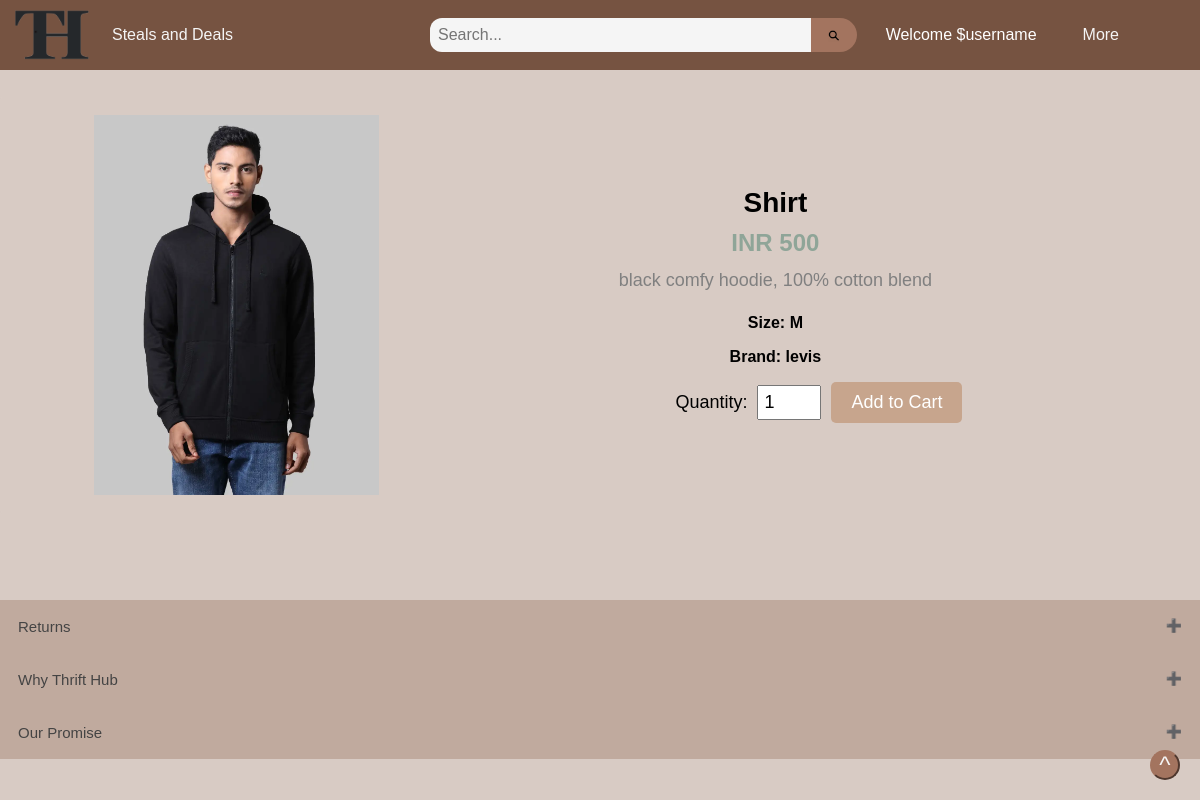
Page /product.php?product_id=26 on the committed database.
### tables this page shows
CREATE TABLE `product` (
  `product_id` int(15) NOT NULL,
  `product_name` varchar(64) NOT NULL,
  `category_id` int(15) NOT NULL,
  `description` text NOT NULL,
  `price` int(20) NOT NULL,
  `image_url` varchar(500) NOT NULL,
  `seller` varchar(50) NOT NULL,
  `brand` varchar(50) NOT NULL,
  `size` varchar(20) NOT NULL
);

### product.php (the view, shortened to what this page needs)
<?php
  $servername = "localhost";
  $username = "root";
  $password = "";
  $dbname = "thrift_hub";
  $conn = mysqli_connect($servername, $username, $password, $dbname);
  $product_id = $_GET['product_id'];
  $sql = "SELECT * FROM product WHERE product_id = $product_id";
  $result = mysqli_query($conn, $sql);
?>
<!DOCTYPE html>
<html>
  <head>
    <link rel="stylesheet" type="text/css" href="img\style.css">
    <link rel="stylesheet" type="text/css" href="img\nav.css">
  </head>
  <body bgcolor= "#d8cbc4">
  <nav>
        <div id="logo">
          <a href="homepage.php">
              <img src="img\logo.png" alt="Thrift Shopping logo" width="20%" height="20%">
          </a>
          <span id="tagline">Steals and Deals</span>
        </div>
        <form class="search-form" action="search.php" method="GET">
          <input type="text" name="query" placeholder="Search...">
          <button type="submit" ><img src="img\search-icon.png" alt="Search Icon" id="nav-search-button-img"></button>
        </form>
        <p style = "padding-right:30px; color:white;">Welcome $username</p>
        <div class="dropdown">
              <button class="dropbtn">More
              </button>
            </div>
    </nav>
  <?php
if (mysqli_num_rows($result) == 0) {
    echo "Product not found.";
  } else {
    $row = mysqli_fetch_assoc($result);
    $p_name = $row["product_name"];
    $price = $row["price"];
    $image = $row["image_url"];
    $description = $row["description"];
    $size = $row["size"];
    $brand = $row["brand"];
  }
  ?>
<div class="product-container">
  <div class="product-image">
    <img src="<?php echo $image ?>" alt="<?php echo $p_name ?>">
  </div>
  <div class="product-info">
    <h2><?php echo $p_name ?></h2>
    <p class="product-price">INR <?php echo $price ?></p>
    <p class="product-description"><?php echo $description?></p>
    <p class="product-size">Size: <?php echo $size?></p>
    <p class="product-brand">Brand: <?php echo $brand?></p>
    <form action="" method="post">
      <label for="quantity">Quantity:</label>
      <input type="number" id="quantity" name="quantity" min="1" max="10" value="1">
      <button type="submit" class="btn-add-to-cart">Add to Cart</button>
    </form>
  </div>
</div>
    <br>
    <br>
    <br>
    <button type="button" class="collapsible">Returns</button>
<button type="button" class="collapsible">Why Thrift Hub</button>
<button type="button" class="collapsible">Our Promise</button>
    <footer>
      <button class="top" onclick="topFunction()" id="back-to-top">^</button>
    </footer>
    <br>
  </body>
</html>

### img/style.css (style rules this page uses)
body { margin: 0; font-family: Arial, sans-serif; overflow-y: auto; }
footer { position: fixed; bottom: 20px; right: 20px; z-index: 13; }
.top { width: 30px; height: 30px; border-radius: 15px; font-size: 24px; font-family: "Arial"; color: whitesmoke; background-color: #a3745f; border-color: #a3745f; cursor: pointer; z-index: 40; display: flex; justify-content: center; align-items: center; }
.product-info { position: relative; text-align:center; margin-left: 75%; z-index: 30; }
@media screen and (prefers-reduced-motion: no-preference) { html { scroll-behavior: smooth; } }

### img/nav.css (style rules this page uses)
#logo { flex: 1; position: absolute; z-index: 10; top: 1%; left: 1%; }
#tagline { color: whitesmoke; flex: 1; position: absolute; z-index: 11; top: 30%; left: 25%; }
.search-form { padding-left:425px; flex: 3; display: flex; justify-content: flex-star; align-items: center; }
.search-form input[type="text"] { width: 375px; padding: 8px; border-radius: 12px 0 0 12px; border: none; outline: none; font-size: 16px; background-color: whitesmoke; color: #333; }
.search-form button[type="submit"] { height: 20px; padding: 17px; margin-left: -10px; border-radius: 12px 0 0 12px; border: none; outline: none; background-color: #a3745f; color: #fff; cursor: pointer; border-radius: 0 20px 20px 0; }
#nav-search-button-img { width: 12px; height: 12px; position: relative; bottom: 5px; left: 5; margin: 0%; }
nav { height: 50px; display:flex; justify-content: space-between; align-items: center; padding: 10px 5px; background-color: #765341; }
.dropdown { align-items: right; margin-right: 60px; float: left; overflow: hidden; }
.dropdown .dropbtn { border-radius: 10px; font-size: 16px; border: none; outline: none; color: whitesmoke; padding: 14px 16px; background-color: inherit; font-family: inherit; margin: 0; }

### product.php (style rules this page uses)
.product-container { display: flex; align-items: center; justify-content: space-between; margin-bottom: 30px; width: 30%; margin-top:2%; background-color: #d8cbc4; border: 1px solid #d8cbc4; border-radius: 5px; padding: 20px; box-sizing: border-box; }
.product-image { margin-left:5%; width: 400px; min-width: 400px; }
.product-image img { max-width: 400px; height: 380px; display: block; margin: 0 auto; }
.product-info { width: 60%; min-width: 200px; max-width:600px; margin-left: 30px; }
.product-info h2 { font-size: 28px; margin: 0 0 10px; }
.product-price { color: #8fa598; font-size: 24px; font-weight: bold; margin: 0 0 10px; }
.product-description { width: 200%; max-width:900px; color: #808080; font-size: 18px; margin: 0 -100px 20px; text-align: center; line-height: 1.5; }
.product-size { font-weight:bold; }
.product-brand { font-weight:bold; }
form { display: flex; align-items: center; width:295px; }
label { font-size: 18px; margin-right: 10px; }
input[type="number"] { width: 50px; font-size: 18px; padding: 5px; margin-right: 10px; }
.btn-add-to-cart { display:flex; max-width:300px; padding: 10px 20px; font-size: 18px; color: #fff; background-color: #c7a58d; border: none; border-radius: 5px; cursor: pointer; }
.collapsible { background-color: #c0aa9e; color: #444; cursor: pointer; padding: 18px; width: 100%; border: none; text-align: left; outline: none; font-size: 15px; }
.collapsible:after { content: '\02795'; font-size: 13px; color: white; float: right; margin-left: 5px; }

### rows in the picture
product: image_url (picture), product_name "Shirt", price "500", description "black comfy hoodie, 100% cotton blend", size "M", brand "levis"
